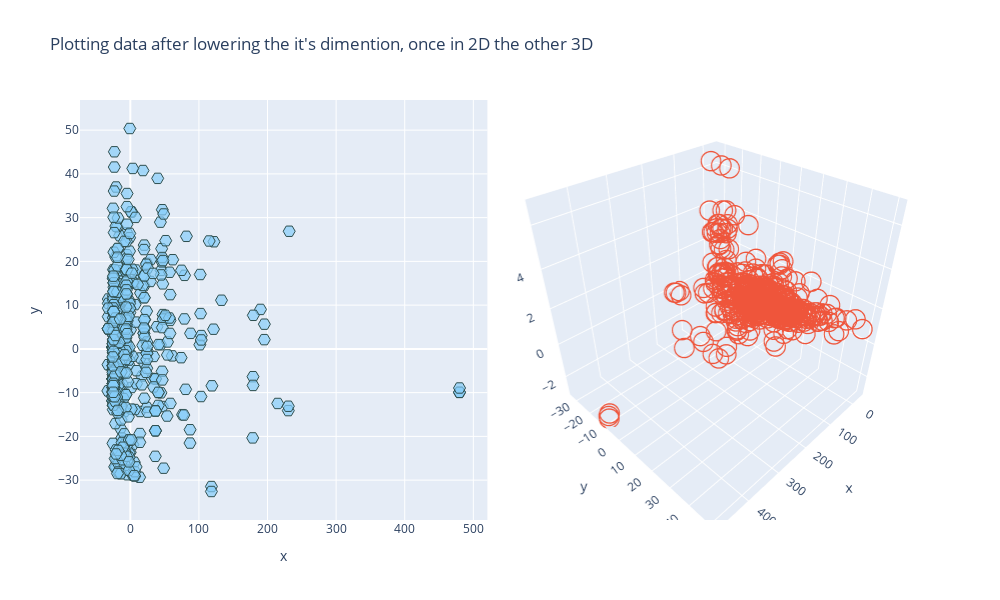

The notebook cell saved with this chart:
### Code cell
# Plot the data on a graph to see the nodes before and after clustering. 
fig =  plotly.subplots.make_subplots(rows=1, cols=2, horizontal_spacing=0.03, specs=[[{"type": "xy"},{"type": "scatter3d"}]])
fig.add_trace(
    go.Scatter( x=pca_df[0], y=pca_df[1],marker_symbol='hexagon2', mode="markers+text", 
               marker=dict(size=12,color='rgba(135, 206, 250, 0.7)', line=dict(width=1, color='DarkSlateGrey'))),
    row=1, col=1)
fig.add_trace(
    go.Scatter3d(x=threeD[0], y=threeD[1], z=threeD[2], 
                 mode="markers",marker_symbol='circle-open', marker=dict(size=7)),
    row=1, col=2)
fig.update_xaxes(title_text="x", row=1, col=1)
fig.update_yaxes(title_text="y", row=1, col=1)
fig.update_layout(height=600, width=1000,
                  title_text="Plotting data after lowering the it's dimention, once in 2D the other 3D", showlegend=False)
fig.show()

### Figure 1 — Plotly figure (JSON) as saved in the notebook; plotly's stock layout.template omitted (floating-point values rounded to 4 significant figures; data arrays with more than 128 entries replaced by an {"elided": "..."} marker saying what was removed)
{"data": [{"marker": {"color": "rgba(135, 206, 250, 0.7)", "line": {"color": "DarkSlateGrey", "width": 1}, "size": 12, "symbol": "hexagon2"}, "mode": "markers+text", "type": "scatter", "x": {"elided": "668 float values"}, "xaxis": "x", "y": {"elided": "668 float values"}, "yaxis": "y"}, {"marker": {"size": 7, "symbol": "circle-open"}, "mode": "markers", "scene": "scene", "type": "scatter3d", "x": {"elided": "668 float values"}, "y": {"elided": "668 float values"}, "z": {"elided": "668 float values"}}], "layout": {"height": 600, "scene": {"domain": {"x": [0.515, 1], "y": [0, 1]}}, "showlegend": false, "title": {"text": "Plotting data after lowering the it's dimention, once in 2D the other 3D"}, "width": 1000, "xaxis": {"anchor": "y", "domain": [0, 0.485], "title": {"text": "x"}}, "yaxis": {"anchor": "x", "domain": [0, 1], "title": {"text": "y"}}}}
